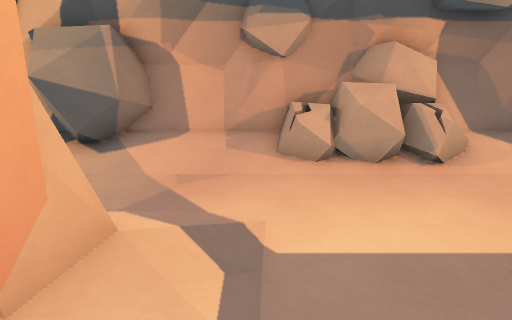
View 1 (above)

16 first-person views from a walk through a level from a Godot 3-D game. The camera is 1.2 m above the floor, tilts 14° down and sees 75° across. The floor is counted in squares, 0.5 m on a side. Each view is taken from the middle of a square. On the plan, view 1 faces up. The plan holds only what a view shows up to about 20 squares ahead; the rest is blank. The place goes on beyond the plan.

View 2
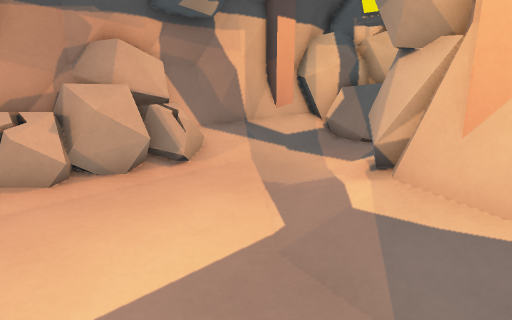

View 3
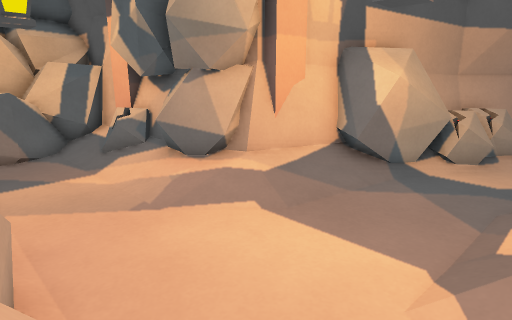

View 4
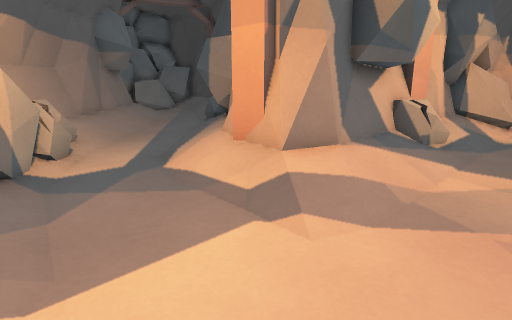

View 5
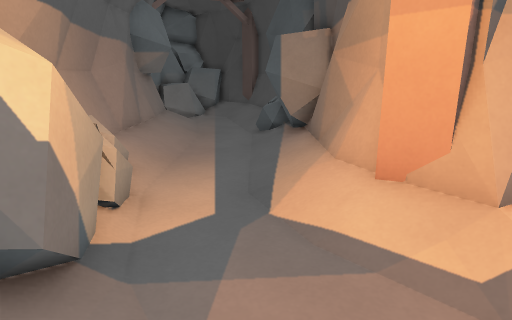

View 6
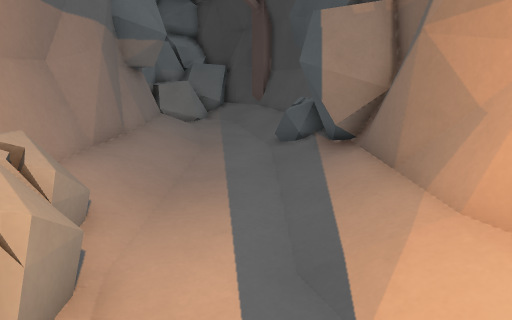

View 7
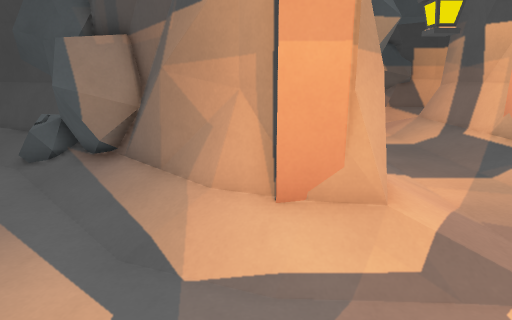

View 8
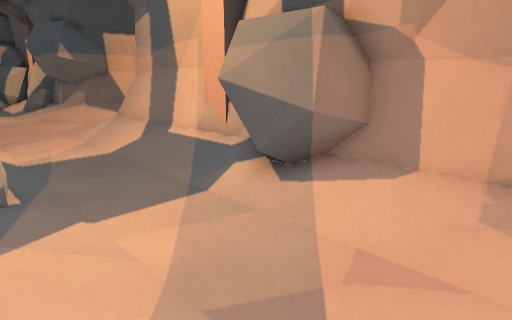

View 9
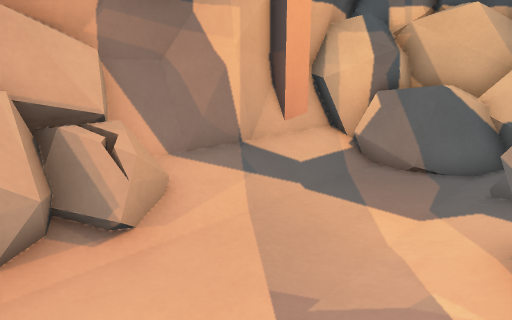

View 10
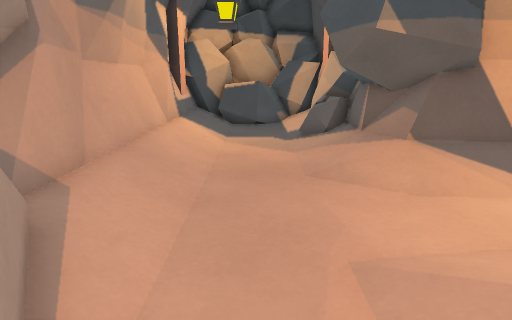

View 11
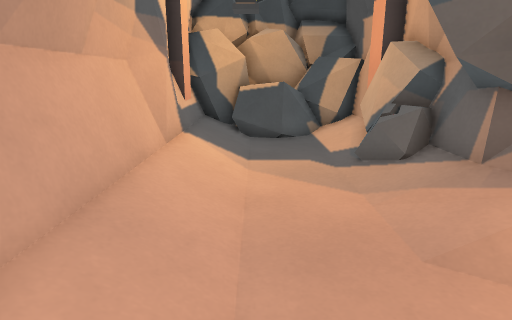

View 12
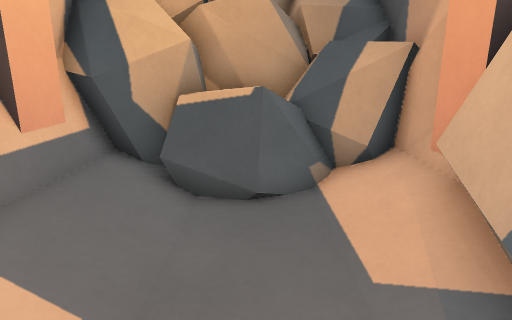

View 13
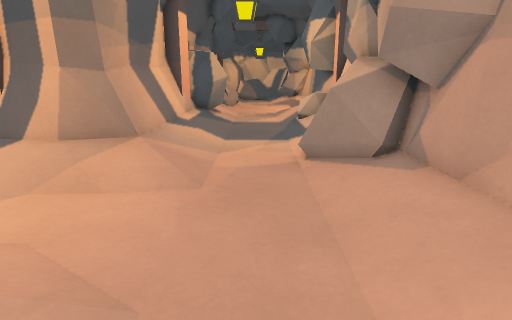

View 14
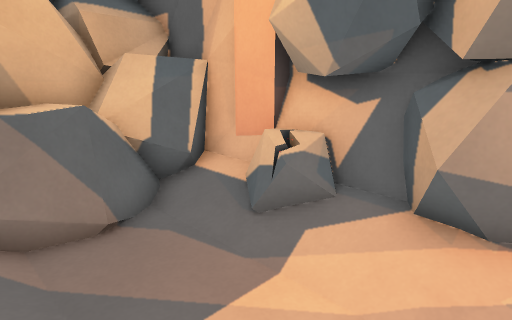

View 15
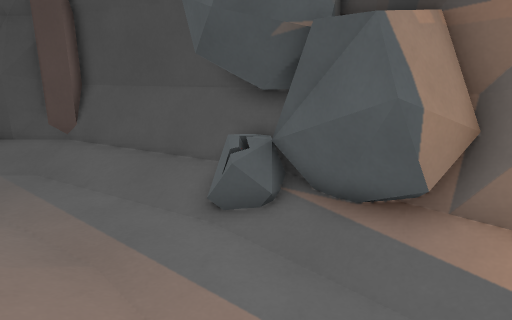

View 16
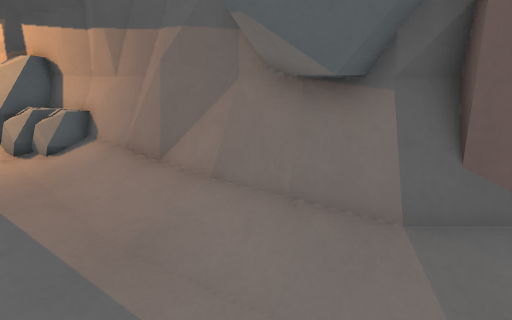

### Floor plan
Key: @ floor where view 1 was taken; # wall or solid block; . main floor; : floor 0.25 m higher than the main floor; / step, stairs or slope; = window, fence, low wall or low ledge; R rock; O other object.
Columns run from 34 left of view 1 to 15 right of it. Each row starts with its distance up from view 1.
 12             RR....:#                             R
 11 RR## RRRRRRRR:....:##    ###RRR###RR##RR#######R R
 10 R R##RRRRRRRR/....::########RRRR#=RRRRRR#==#=#RRRR
  9 RRR::::RO:RR./....::::::::::RRR::::ORRRO/:::::/RRR
  8 RRRR..........................................RRRR
  7 RRRR..........................................RRRR
  6 RRRR...........................................RRR
  5 RR R::::::::::::::RRR::::://::::/........::::::RRR
  4 RRRR##=#==#::#=#RRRRRRR#=##RRR=#::....//RRRRRR#RRR
  3 R R#############RRR  RR####RRR###/....:RRR#RR###RR
  2                                ##/....:#R
  1                                ##/..../#
  0                               ##//@..RR#
 -1                              ##//...RRRR
 -2                             ##//....RRRR
 -3                             RR/....OO#R
 -4                             RR.....OO#=
 -5                          RRRR...../O##
 -6                         RRRR.....//##
 -7                         #RRO....//##
 -8                        ###/....//##
 -9                        #=/....//##
-10                       ##//.../R##
-11                       #=/.../RRR
-12                       #//.../RR
-13                       #/.../#RR
-14                       #:...:##

Where each view was taken, in squares from view 1:
view 1: 0 up, 0 right, facing up
view 2: 1 up, 0 right, facing up-right
view 3: 9 up, 1 left, facing down-right
view 4: 8 up, 4 right, facing down-left
view 5: 4 up, 4 right, facing down-left
view 6: 1 up, 2 right, facing down-left
view 7: 1 up, 4 right, facing left
view 8: 4 up, 0 right, facing up-left
view 9: 4 up, 3 right, facing up-right
view 10: 7 up, 13 left, facing left
view 11: 6 up, 17 left, facing left
view 12: 7 up, 24 left, facing left
view 13: 7 up, 24 left, facing right
view 14: 9 up, 6 right, facing down-right
view 15: 6 down, 0 right, facing left
view 16: 11 down, 10 left, facing right
